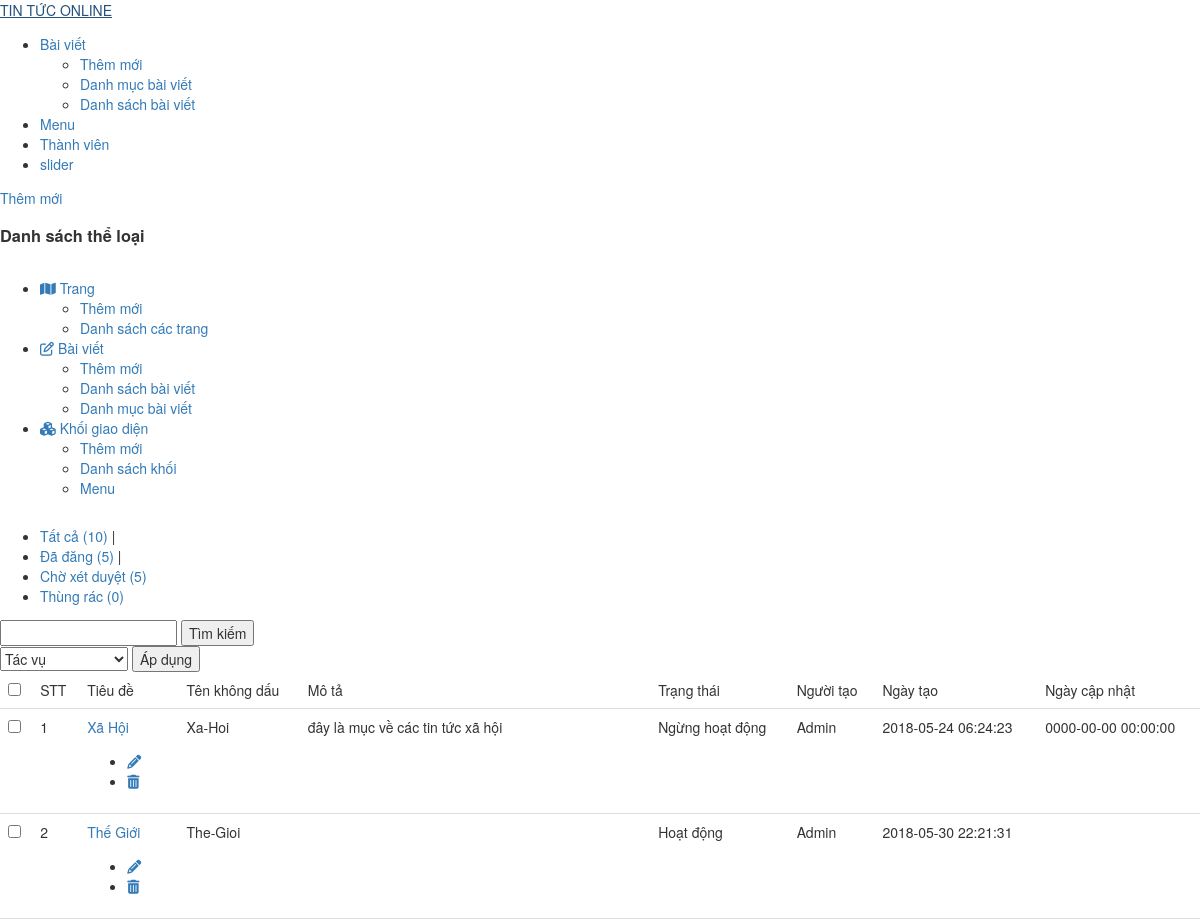
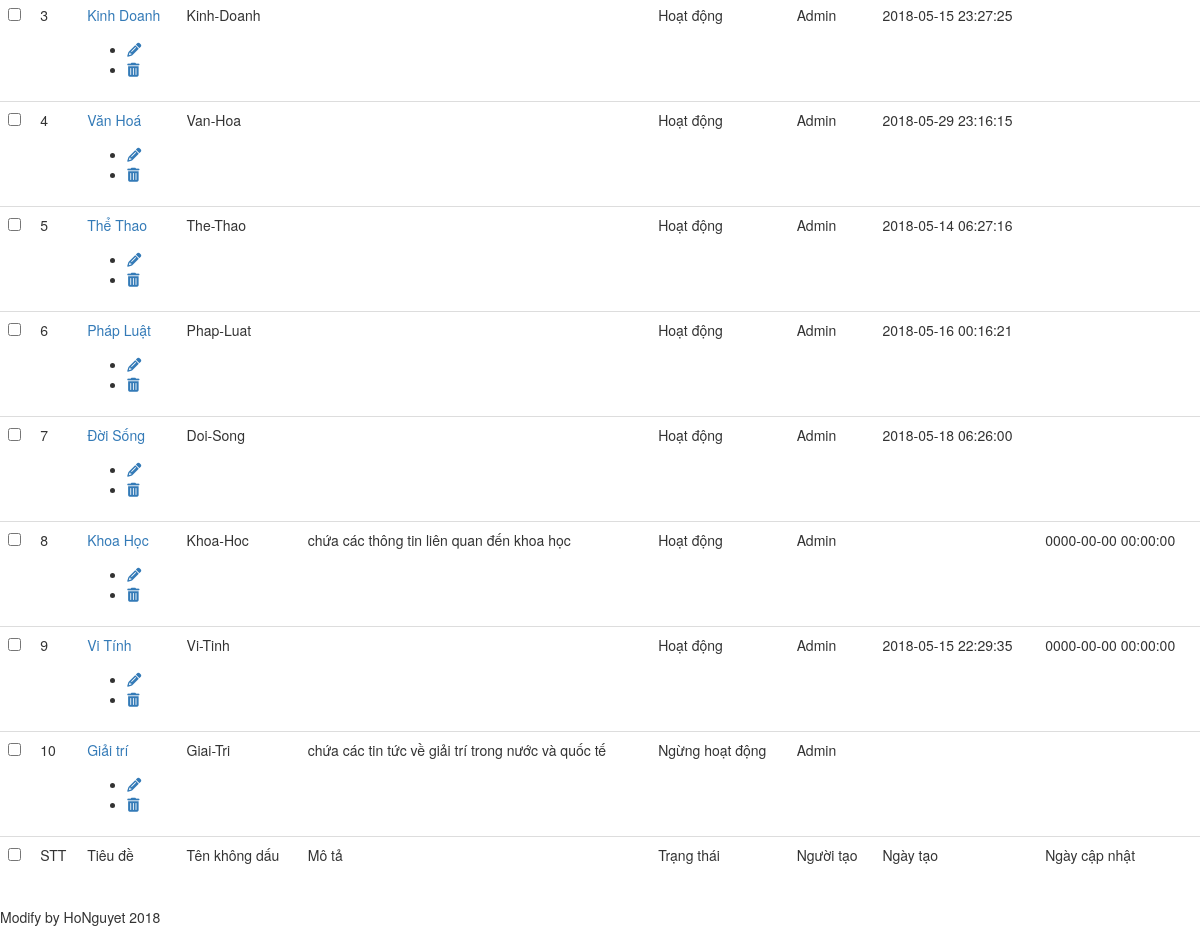
Page /index.php/admin/menu on the committed database (2 pictures, top to bottom).
### tables this page shows
CREATE TABLE `theloai` (
  `id` int(10) UNSIGNED NOT NULL,
  `Ten` varchar(255) NOT NULL,
  `TenKhongDau` varchar(255) NOT NULL,
  `Mota` text NOT NULL,
  `Trangthai` enum('0','1') NOT NULL,
  `created_at` timestamp NULL DEFAULT NULL,
  `updated_at` timestamp NULL DEFAULT NULL
);

### application/views/admin/layout.php (called while the page is built, shortened)
<?php
$this->load->view('admin/header') ;
$this->load->view($temp) ;
?>

### application/controllers/admin/Menu.php (called while the page is built, shortened)
<?php
class Menu extends CI_Controller
{
	function __construct()
	{
		$this->load->model('menu_model');
		$this->load->library('form_validation');
		$this->load->helper('form');
	}
	function index()
	{
		$data = array();
		$data['temp'] = 'admin/menu/index';
		$theloais = $this->menu_model->get_list_theloai();
		$data['theloais'] = $theloais;
		$this->load->view('admin/layout',$data);
	}
}

### index.php (called while the page is built, shortened)
<?php
require_once BASEPATH.'core/CodeIgniter.php';

### application/models/Menu_model.php (called while the page is built, shortened)
<?php
class Menu_model extends CI_Model
{
    public function get_list_theloai()
    {
        $this->db->select('*');
        $query = $this->db->get("theloai");
        return $query->result();
    }
}

### application/views/admin/menu/index.php (the view, shortened to what this page needs)
<div id="main-content-wp" class="list-post-page">
	<div class="section" id="title-page">
		<div class="clearfix">
			<a href="<?php echo base_url('admin/menu/add_theloai')?>" title="" id="add-new" class="fl-left">Thêm mới</a>
			<h3 id="index" class="fl-left">Danh sách thể loại</h3>
		</div>
	</div>
	<div class="wrap clearfix">
		<div id="content" class="fl-right">
			<div class="section" id="detail-page">
				<div class="section-detail">
					<div class="filter-wp clearfix">
						<ul class="post-status fl-left">
							<li class="all"><a href="">Tất cả <span class="count">(10)</span></a> |</li>
							<li class="publish"><a href="">Đã đăng <span class="count">(5)</span></a> |</li>
							<li class="pending"><a href="">Chờ xét duyệt <span class="count">(5)</span></a></li>
							<li class="trash"><a href="">Thùng rác <span class="count">(0)</span></a></li>
						</ul>
						<form method="GET" class="form-s fl-right">
							<input type="text" name="s" id="s">
							<input type="submit" name="sm_s" value="Tìm kiếm">
						</form>
					</div>
					<div class="actions">
						<form method="GET" action="" class="form-actions">
							<select name="actions">
								<option value="0">Tác vụ</option>
							</select>
							<input type="submit" name="sm_action" value="Áp dụng">
						</form>
					</div>
					<div class="table-responsive">
						<table class="table list-table-wp">
							<thead>
							<tr>
								<td><input type="checkbox" name="checkAll" id="checkAll"></td>
								<td><span class="thead-text">STT</span></td>
								<td><span class="thead-text">Tiêu đề</span></td>
								<td><span class="thead-text">Tên không dấu</span></td>
								<td><span class="thead-text">Mô tả</span></td>
								<td><span class="thead-text">Trạng thái</span></td>
								<td><span class="thead-text">Người tạo</span></td>
								<td><span class="thead-text">Ngày tạo</span></td>
								<td><span class="thead-text">Ngày cập nhật</span></td>
							</tr>
							</thead>
							<tbody>
							<?php
								$i = 1;
								foreach ($theloais as $item) { ?>
							<tr>
								<td><input type="checkbox" name="checkItem" class="checkItem"></td>
								<td><span class="tbody-text"><?php echo $i++;?></h3></span>
								<td class="clearfix">
									<div class="tb-title fl-left">
										<a href="" title=""><?php echo $item->Ten ?></a>
									</div>
									<ul class="list-operation fl-right">
										<li><a href="<?php echo base_url('admin/menu/edit_theloai') . "/". $item->TenKhongDau ?>"
											   title="Sửa" class="edit"><i class="fa fa-pencil"
																		   aria-hidden="true"></i></a></li>
										<li><a href="<?php echo base_url('admin/menu/delete_theloai') . "/" . $item->TenKhongDau ?>"
											   title="Xóa" class="delete"><i class="fa fa-trash"
																			 aria-hidden="true"></i></a></li>
									</ul>
								</td>
								<td><span class="tbody-text"><?php echo $item->TenKhongDau ?></span></td>
								<td><span class="tbody-text"><?php echo $item->Mota?></span></td>
								<td><span class="tbody-text"><?php $status =  $item->Trangthai;
										if ($status == 0) echo "Ngừng hoạt động"; else echo "Hoạt động" ?></span>
								</td>
								<td><span class="tbody-text">Admin</span></td>
								<td><span class="tbody-text"><?php echo $item->created_at ?></span></td>
								<td><span class="tbody-text"><?php echo $item->updated_at ?></span></td>
							</tr>
							<?php } ?>
							</tbody>
							<thead>
							<tr>
								<td><input type="checkbox" name="checkAll" id="checkAll"></td>
								<td><span class="thead-text">STT</span></td>
								<td><span class="thead-text">Tiêu đề</span></td>
								<td><span class="thead-text">Tên không dấu</span></td>
								<td><span class="thead-text">Mô tả</span></td>
								<td><span class="thead-text">Trạng thái</span></td>
								<td><span class="thead-text">Người tạo</span></td>
								<td><span class="thead-text">Ngày tạo</span></td>
								<td><span class="thead-text">Ngày cập nhật</span></td>
							</tr>
							</thead>
						</table>
					</div>
				</div>
			</div>
		</div>
	</div>
</div>

### rows in the picture
theloai: Ten "Xã Hội", TenKhongDau "Xa-Hoi", Mota "đây là mục về các tin tức xã hội", Trangthai "Ngừng hoạt động", created_at "2018-05-24 06:24:23", updated_at "0000-00-00 00:00:00"
theloai: Ten "Thế Giới", TenKhongDau "The-Gioi", Trangthai "Hoạt động", created_at "2018-05-30 22:21:31"
theloai: Ten "Kinh Doanh", TenKhongDau "Kinh-Doanh", Trangthai "Hoạt động", created_at "2018-05-15 23:27:25"
theloai: Ten "Văn Hoá", TenKhongDau "Van-Hoa", Trangthai "Hoạt động", created_at "2018-05-29 23:16:15"
theloai: Ten "Thể Thao", TenKhongDau "The-Thao", Trangthai "Hoạt động", created_at "2018-05-14 06:27:16"
theloai: Ten "Pháp Luật", TenKhongDau "Phap-Luat", Trangthai "Hoạt động", created_at "2018-05-16 00:16:21"
theloai: Ten "Đời Sống", TenKhongDau "Doi-Song", Trangthai "Hoạt động", created_at "2018-05-18 06:26:00"
theloai: Ten "Khoa Học", TenKhongDau "Khoa-Hoc", Mota "chứa các thông tin liên quan đến khoa học", Trangthai "Hoạt động", updated_at "0000-00-00 00:00:00"
theloai: Ten "Vi Tính", TenKhongDau "Vi-Tinh", Trangthai "Hoạt động", created_at "2018-05-15 22:29:35", updated_at "0000-00-00 00:00:00"
theloai: Ten "Giải trí", TenKhongDau "Giai-Tri", Mota "chứa các tin tức về giải trí trong nước và quốc tế", Trangthai "Ngừng hoạt động"
